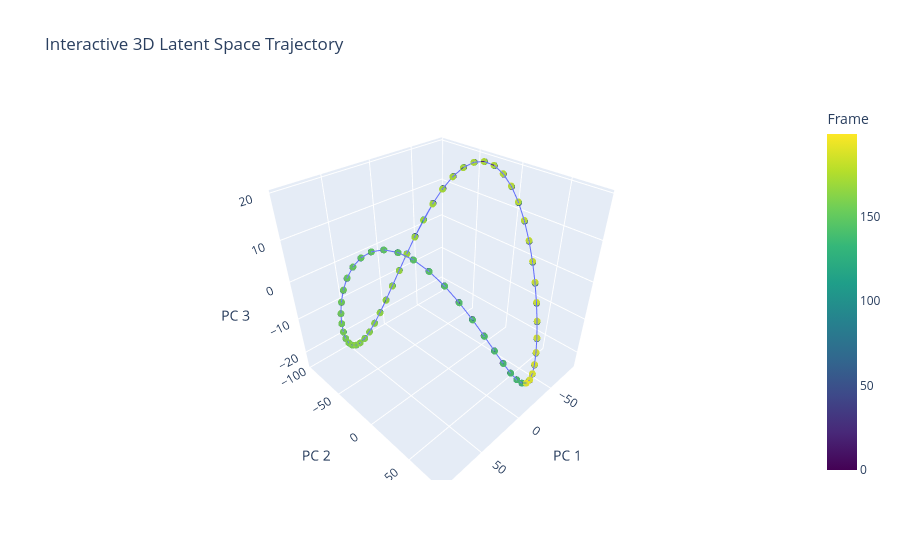

Notebook code cell kept with this figure:
### Code cell
# Generate interactive 3D scatter plot with a continuous line
fig = px.scatter_3d(
    df_latent_all_pca_3d,
    x="PC 1",
    y="PC 2",
    z="PC 3",
    color="Frame",
    color_continuous_scale="Viridis",
    title="Interactive 3D Latent Space Trajectory",
)

# Connect the scatter points with a continuous trajectory line
fig.update_traces(mode="markers+lines", marker=dict(size=4, opacity=0.8))

fig.show()

### Figure 1 — Plotly figure (JSON) as saved in the notebook; plotly's stock layout.template omitted (floating-point values rounded to 4 significant figures; data arrays with more than 128 entries replaced by an {"elided": "..."} marker saying what was removed)
{"data": [{"hovertemplate": "PC 1=%{x}<br>PC 2=%{y}<br>PC 3=%{z}<br>Frame=%{marker.color}<extra></extra>", "legendgroup": "", "marker": {"color": {"elided": "200 int values"}, "coloraxis": "coloraxis", "opacity": 0.8, "size": 4, "symbol": "circle"}, "mode": "markers+lines", "name": "", "scene": "scene", "showlegend": false, "type": "scatter3d", "x": {"elided": "200 float values"}, "y": {"elided": "200 float values"}, "z": {"elided": "200 float values"}}], "layout": {"coloraxis": {"autocolorscale": false, "colorbar": {"title": {"text": "Frame"}}, "colorscale": [[0, "#440154"], [0.1111, "#482878"], [0.2222, "#3e4989"], [0.3333, "#31688e"], [0.4444, "#26828e"], [0.5556, "#1f9e89"], [0.6667, "#35b779"], [0.7778, "#6ece58"], [0.8889, "#b5de2b"], [1, "#fde725"]]}, "legend": {"tracegroupgap": 0}, "scene": {"domain": {"x": [0, 1], "y": [0, 1]}, "xaxis": {"title": {"text": "PC 1"}}, "yaxis": {"title": {"text": "PC 2"}}, "zaxis": {"title": {"text": "PC 3"}}}, "title": {"text": "Interactive 3D Latent Space Trajectory"}}}
